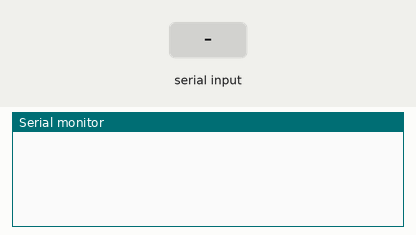
The sketch below on a simulated Arduino Uno, built with avr-gcc and run on an emulated ATmega328P. On the bench: the last lines printed to the serial monitor. The inputs (shaded band) are chosen by the test bench.

Above: at 1.2 s.
1.3 s: "MOTOR,1\n" received over Serial
At 2.5 s:
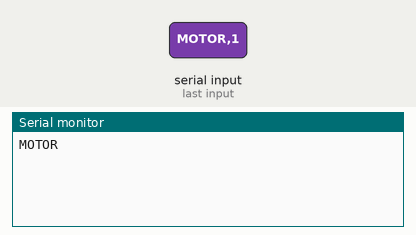
2.8 s: "90,45,200\n" received over Serial
At 3.8 s:
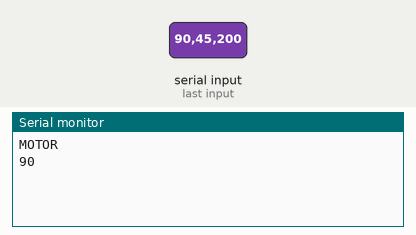

Measured:
- after the input at 1.3 s, the serial monitor: prints a new line at once (image 1)
- after the input at 2.8 s, the serial monitor: prints a new line at once (image 2)

The sketch:

serial_motor_command.ino
```cpp
//Motor control program
//Copied from http://arduino-info.wikispaces.com/SmallSteppers

/*Boiler code*/
/*-----( Import needed libraries )-----*/
#include <Stepper.h>

//---( Number of steps per revolution of INTERNAL motor in 4-step mode )---
#define STEPS_PER_MOTOR_REVOLUTION 32

//---( Steps per OUTPUT SHAFT of gear reduction )---
#define STEPS_PER_OUTPUT_REVOLUTION 32 * 64  //2048

//The pin connections need to be 4 pins connected
// to Motor Driver In1, In2, In3, In4  and then the pins entered
// here in the sequence 1-3-2-4 for proper sequencing
Stepper small_stepper(STEPS_PER_MOTOR_REVOLUTION, 8, 10, 9, 11);


/* Boiler code ends*/

int motorSpeed = 0;     //variable to set stepper speed

/* These variables are for the parser */

const int bSize = 40; // Command Buffer size
char buffer[bSize];  // Serial buffer
char command[15];    // Arbitrary Value for command size
char data1[15];      // ditto for data size
char data2[15];
char data3[15];
int byteCount;

String theCommand;
String arg1;
String arg2;
String arg3;

/* End of parser variables */

void cmd_motor(int spd, int steps2Take, int duration){
  small_stepper.setSpeed(spd);
  small_stepper.step(steps2Take);
  delay(duration);
}


void SerialParser(void) {
  //Reads and parses commands from the serial port

  byteCount = -1;
  byteCount =  Serial.readBytesUntil('\n',buffer,bSize);

  if (byteCount  > 0) {          // Really simple parsing
    strcpy(command,strtok(buffer,","));
    strcpy(data1,strtok(NULL,","));
    strcpy(data2,strtok(NULL,","));
    strcpy(data3,strtok(NULL,","));
  }
  memset(buffer, 0, sizeof(buffer));   // Clear contents of Buffer

  theCommand=String(command);
  arg1=String(data1);   // String versions of the arguments
  arg2=String(data2);
  arg3=String(data3);

  Serial.flush();
}


void setup() {
  Serial.begin(9600);
}


void loop() {

  //Implements a ping-pong protocol with the other end. All commands must be acknowledged
  SerialParser();

  if (byteCount  > 0) {

    if(theCommand.equalsIgnoreCase("MOTOR")){
      int spd=arg1.toInt(); // Find out which pin to control. 48 is the ascii code for '0'
      int steps2Take=arg2.toInt();
      int duration=arg3.toInt();
      cmd_motor(spd,steps2Take,duration);
    }

    Serial.println(theCommand);
  }

}
```
